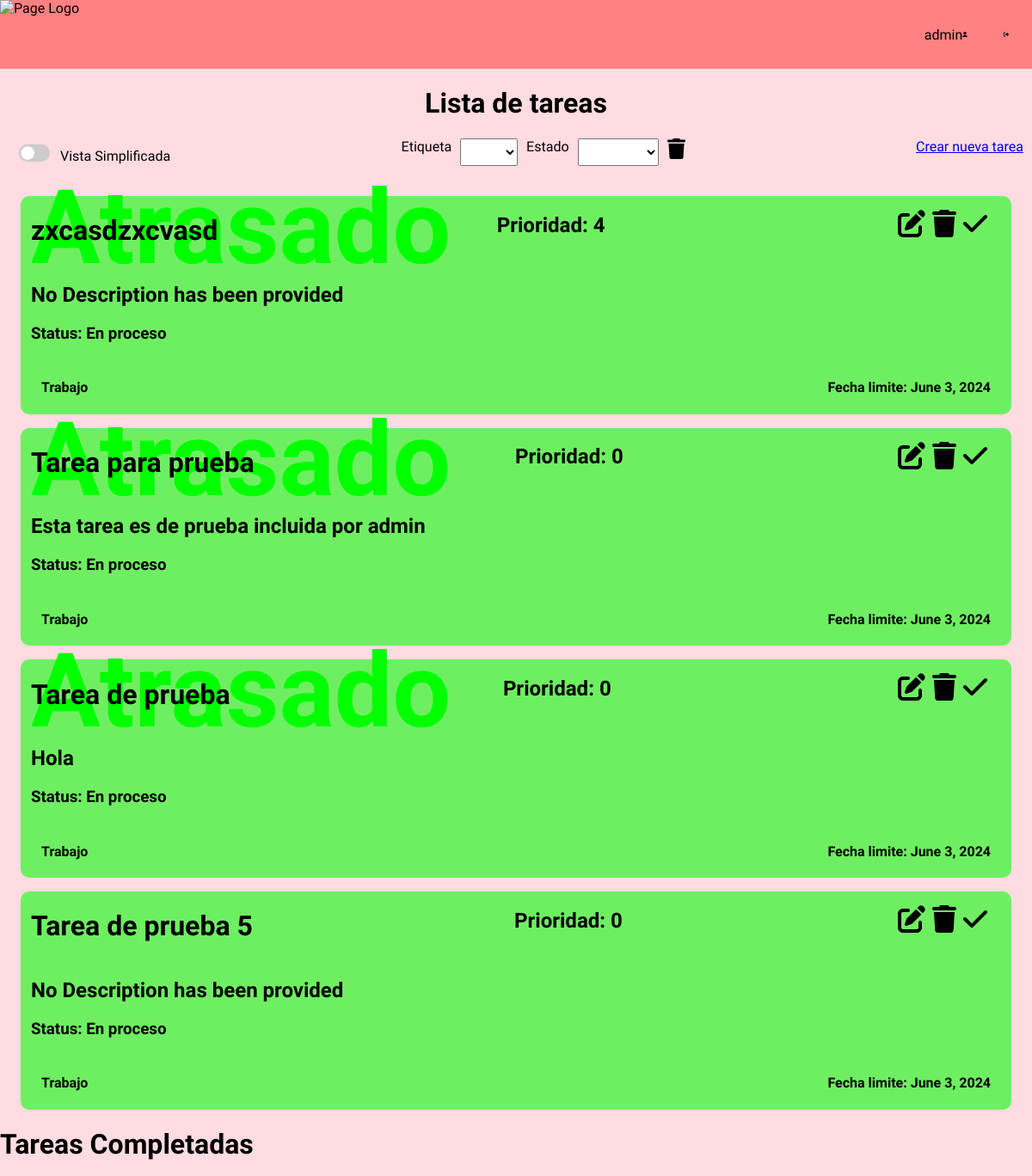
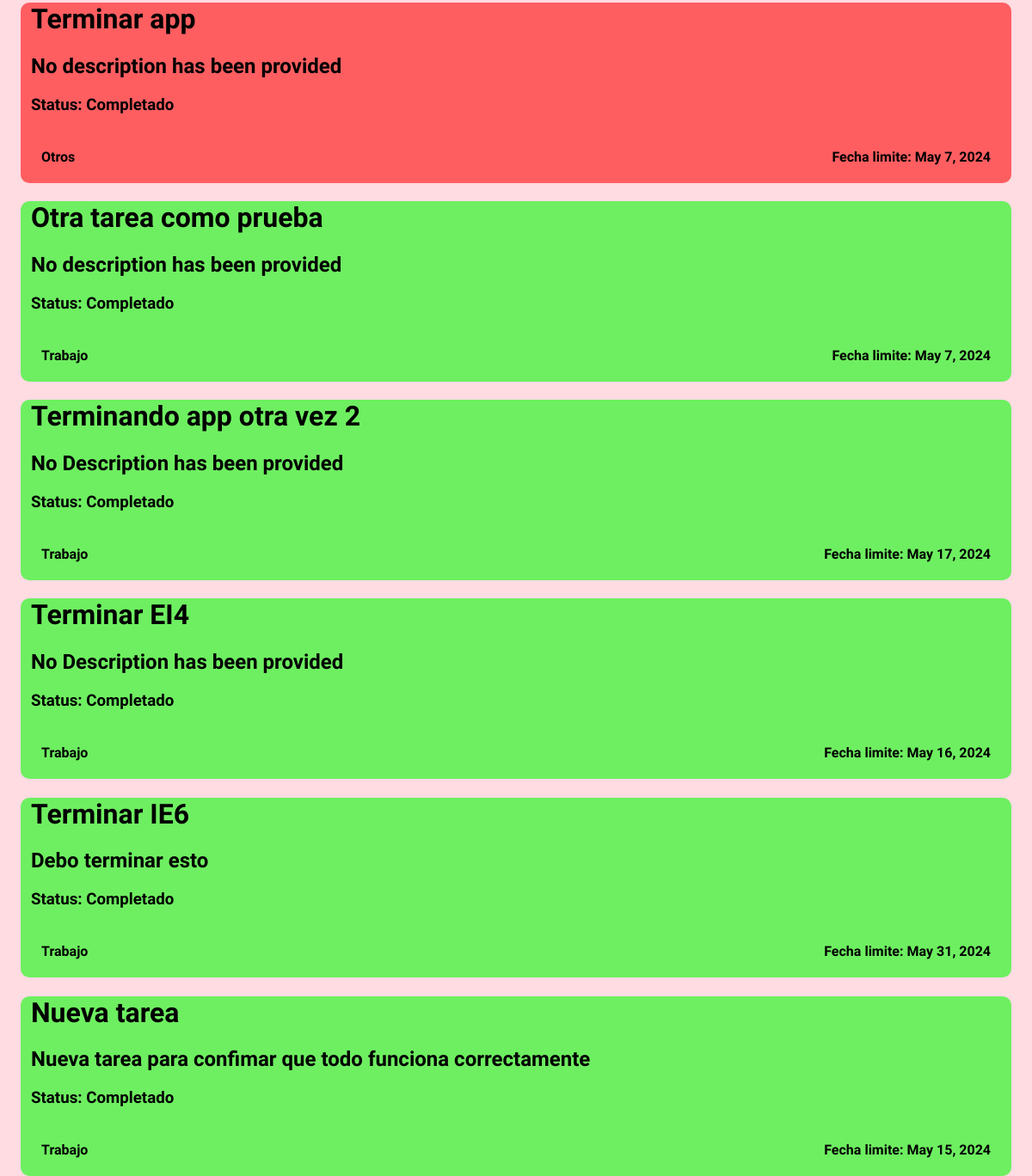
The page /home (signed in) on the database its author committed (2 pictures, top to bottom).
### account/models.py (models this page shows)
class User(AbstractUser):
    pass

### tasks/models.py (models this page shows, shortened)
class Task(models.Model):
    title=models.CharField(max_length=100)
    content=models.TextField(default="No description has been provided")
    expire_date=models.DateField(blank=False,null=False,default=now)
    status=models.ForeignKey(Status,on_delete=models.SET_NULL,null=True)
    owner=models.ForeignKey(User,on_delete=models.CASCADE)
    tag=models.ForeignKey(Tag,on_delete=models.SET_NULL,null=True)
    priority=models.IntegerField(default=0,blank=False)

class Status(models.Model):
    name=models.CharField(max_length=100)
    def __str__(self):
        return self.name

class Tag(models.Model):
    name=models.CharField(max_length=100)
    color=models.ForeignKey(Color,on_delete=models.CASCADE)
    owner=models.ForeignKey(User,on_delete=models.CASCADE)

### pages/views.py (the view)
# urls.py: 2. Add a URL to urlpatterns:  path('', views.home, name='home')
@login_required
def home(request):
    tag=request.GET.get('tag') if request.GET.get('tag')!="-------" else None
    status=request.GET.get('state') if request.GET.get('state')!="-------" else None
    task=check_tasks(request.user,tag,status)
    complete_task=check_tasks(request.user,tag,status,True)
    return render(request,"pages_mainpage.html",context={
        "DocumentName":"Inicio",
        "user":check_user(request.user),
        "Task":task,
        "completed_task":complete_task,
        "Tags":check_tags(request.user),
        "Statuses":Status.objects.all(),
        "styles":[
                    "pages_toggle",
                    "pages_mainpage",
                ]
    })

### pages/templatetags/filters.py (called while the page is built)
@register.filter
def is_expired(date):
    return now().date()>date

@register.filter
def is_complete(status):
    return status=="Completado"

### pages/utils.py (called while the page is built)
def check_user(user):
    return user.username if str(user)!="AnonymousUser" else False

def check_tasks(user,tag,status,completed=False):
    if not check_user(user):
        return False
    else:
        user_object=get_user_model().objects.get(username=user.username)
        try:
            query_filter={"owner":user_object}
            if tag!=None:
                query_filter["tag"]=Tag.objects.get(name=tag,owner=user_object)
            if status!=None:
                query_filter["status"]=Status.objects.get(name=status)
            if completed:
                query_filter["status"]=Status.objects.get(name="Completado")
            else:
                task=Task.objects.filter(**query_filter).order_by("-priority").exclude(status=Status.objects.get(name="Completado"))
                return task
            task=Task.objects.filter(**query_filter).order_by("-priority")
            return task
        except Task.DoesNotExist:
            return False

def check_tags(user):
    if not check_user(user):
        return False
    else:
        user_object=get_user_model().objects.get(username=user.username)
        try:
            tag=Tag.objects.filter(owner=user_object)
            return tag
        except Task.DoesNotExist:
            return False

### tasks/models.py (called while the page is built)
    def to_hex(self):
        return '#{:02x}{:02x}{:02x}'.format(self.R,self.G,self.B)

    def __str__(self):
        return self.to_hex()

### pages/templates/pages_mainpage.html (shortened to what this page needs)
{%include 'components/head.html'%}
<body>
    {%load filters%}
    {%include 'components/nav.html'%}
    <h1 style="text-align: center;">
        Lista de tareas
    </h1>
    <div class="option-task">
        <div style="display: flex; flex-direction: row;">
            <label class="switch" style="transform: scale(0.6);">
                <span class="slider round"></span>
            </label>
            <p style="position: relative;top:-5px">Vista Simplificada</p>
        </div>
        <div style="display: flex;flex-direction: row;gap: 10px;">
            <label for="filter-tag">Etiqueta</label>
            <select style="height: 4vh;" name="filter-tag" id="filter-tag">
            </select>
            <label for="filter-state">Estado</label>
            <select style="height: 4vh;" name="filter-state" id="filter-state">
            </select>
        </div>
        <div>
            <a href="/tasks/new_task">Crear nueva tarea</a>
        </div>
    </div>
    {%if Task%}
        {%for task in Task%}
        <div class="full-view">
            <div class="task" style="position: relative; background-color: {{task.tag.color}}91;">
                <div style="display: flex;flex-direction: row; justify-content: space-between;">
                    <h1>{{task.title}}</h1>
                    <h2>Prioridad: {{task.priority}}</h2>
                    <div class="task-actions">
                        <a href="/tasks/{{task.title}}/editar">
                        </a>
                        <a href="/tasks/{{task.title}}/borrar">
                        </a>
                        <a href="/tasks/{{task.title}}/marcar">
                        </a>
                    </div>
                </div>
                <h2>{{task.content}}</h2>
                <h3>Status: {{task.status}}</h3>
                {%if task.status|is_complete%}
                    <h1 class="expired" style="color:  {{task.tag.color}};">Completado</h1>
                {%elif task.expire_date|is_expired%}
                    <h1 class="expired" style="color:  {{task.tag.color}};">Atrasado</h1>
                {%endif%}
                <div class="task-footer">
                    <h4>{{task.tag.name}}</h4>
                    <h4>Fecha limite: {{task.expire_date}}</h4>
                </div>
            </div>
        </div>
        {%endfor%}
    {%else%}
    <h1>No hay tareas</h1>
    {%endif%}
    {%if completed_task%}
    <h1>Tareas Completadas</h1>
    {%for task in completed_task%}
    <div class="full-view">
        <div class="task" style="position: relative; background-color: {{task.tag.color}}91;">
            <h1>{{task.title}}</h1>
            <h2>{{task.content}}</h2>
            <h3>Status: {{task.status}}</h3>
            <div class="task-footer">
                <h4>{{task.tag.name}}</h4>
                <h4>Fecha limite: {{task.expire_date}}</h4>
            </div>
        </div>
    </div>
    {%endfor%}
    {%endif%}
</body>
</html>

### templates/components/head.html (shortened to what this page needs)
<!DOCTYPE html>
<html lang="en">
<head>
    <link rel="stylesheet" href="/static/root/style/global-var.css">
    {%for style in styles%}
        <link rel="stylesheet" href="/static/style/{{style}}.css">
    {%endfor%}
</head>

### templates/components/nav.html (shortened to what this page needs)
<nav>
    <img src="/static/root/Logo.png" alt="Page Logo" class="logo">
    <div class="navbar">
        {%if user%}
        <a class="nav-option" href="/account/logout">
        </a>
        <div class="nav-option">
            <a style="color: black;text-decoration: none;" href="/account/profile">{{user}}</a>
        </div>
        {%else%}
        <a class="nav-option" href="/account/login"></a>
        {%endif%}
    </div>
</nav>

### static/style/global-var.css (style rules this page uses)
:root { --font-color: #275f96; --background-color: #ffdbe2; --secondary-color:#92b9dd; --tercionary-color:#ff8181; --darker-tone-color:#9b9fab; }
body { display: flex; height: 100vh; width: 100vw; margin: 0px; flex-direction: column; }
nav { background-color: var(--tercionary-color); width: 100%; display: grid; grid-template-columns: 20% 80%; height: fit-content; }
nav>div.navbar { display: flex; flex-direction: row-reverse; gap: 10px; }
.nav-option { width: 5vw; height: 100%; display: flex; align-items: center; justify-content: center; font-family: "Jersey 15", sans-serif; }
.nav-option>svg { width: 10%; }
img.logo { height: 10vh; }

### pages/static/style/pages_toggle.css (style rules this page uses)
.switch { position: relative; display: inline-block; width: 60px; height: 34px; }
.slider { position: absolute; cursor: pointer; top: 0; left: 0; right: 0; bottom: 0; background-color: #ccc; -webkit-transition: .4s; transition: .4s; }
.slider:before { position: absolute; content: ""; height: 26px; width: 26px; left: 4px; bottom: 4px; background-color: white; -webkit-transition: .4s; transition: .4s; }
.slider.round { border-radius: 34px; }
.slider.round:before { border-radius: 50%; }

### pages/static/style/pages_mainpage.css (style rules this page uses)
body { background-color: var(--background-color); display: block; font-family: "Jersey 15", sans-serif; }
.task-footer { margin: 1vw; display: flex; justify-content: space-between; }
.task { padding: 0vh 1vw 0vh; margin: 2vh 2vw 2vh; border-radius: 10px; }
.expired { position: absolute; z-index: -8; font-size: 10vw; top: -14vh; }
.option-task { padding: 0px 10px 0px; display: flex; flex-direction: row; justify-content: space-between; }
.task-actions { display: flex; flex-direction: row; padding: 2vh; gap: 1vh; }
.task-actions svg { height: 4vh; }

### rows shown on the page
User: username "admin"
Task: title "zxcasdzxcvasd", priority "4", content "No Description has been provided", status "En proceso", tag.name "Trabajo", expire_date "June 3, 2024"
Task: title "Tarea para prueba", priority "0", content "Esta tarea es de prueba incluida por admin", status "En proceso", tag.name "Trabajo", expire_date "June 3, 2024"
Task: title "Tarea de prueba", priority "0", content "Hola", status "En proceso", tag.name "Trabajo", expire_date "June 3, 2024"
Task: title "Tarea de prueba 5", priority "0", content "No Description has been provided", status "En proceso", tag.name "Trabajo", expire_date "June 3, 2024"
Task: title "Terminar app", content "No description has been provided", status "Completado", tag.name "Otros", expire_date "May 7, 2024"
Task: title "Otra tarea como prueba", content "No description has been provided", status "Completado", tag.name "Trabajo", expire_date "May 7, 2024"
Task: title "Terminando app otra vez 2", content "No Description has been provided", status "Completado", tag.name "Trabajo", expire_date "May 17, 2024"
Task: title "Terminar EI4", content "No Description has been provided", status "Completado", tag.name "Trabajo", expire_date "May 16, 2024"
Task: title "Terminar IE6", content "Debo terminar esto", status "Completado", tag.name "Trabajo", expire_date "May 31, 2024"
Task: title "Nueva tarea", content "Nueva tarea para confimar que todo funciona correctamente", status "Completado", tag.name "Trabajo", expire_date "May 15, 2024"
